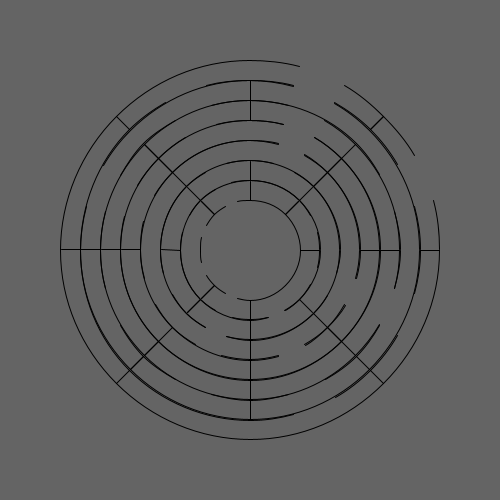
Frame 1 (no input)
Frame 2 (the mouse pressed at the canvas centre, redrawn once): identical to frame 1, image omitted

The Processing sketch that drew this single still picture (run headless with seeded random() and noise(); the mouse was pressed at the canvas centre and the sketch redrawn once):

// Processing sketch: mazeAlgo
// ── mazeAlgo.pde
int k = 0;

int mazeX = 7;
int mazeY = 7;
int playerX = 0;
int playerY = 0;
int playerOrientation = 2; //0-up 1-right 2-down 3-left
int[][] allBoxes = {{9, 7, 6, 6, 6, 5, 9},
                    {9, 1, 3, 7, 11, 12, 9},
                    {14, 6, 13, 8, 9, 1, 9},
                    {14, 6, 6, 4 ,9, 3, 9},
                    {9, 7, 6, 6, 13, 8, 9},
                    {1, 14, 6, 11, 6, 5, 9},
                    {2, 13, 4, 10, 4, 10, 8}};
int[][] allArcs = {{6, 6, 13, 14, 5, 13, 5},
                    {6, 8, 11, 6, 10, 5, 10},
                    {13, 3, 4, 6, 8, 9, 11},
                    {8, 7, 2, 6, 10, 7, 2},
                    {7, 8, 12, 5, 6, 6, 6},
                    {8, 3, 10, 9, 5, 13, 5},
                    {7, 2, 8, 14, 7, 6, 2},
                    {6, 13, 7, 4, 6, 6, 6}};
                    

void setup() {
  size(500, 500);
  background(100);
  noFill();
  noLoop();
//  initArcs(k);
  randArcs();
}

void draw() {
  background(100);
  displayArcMaze();
//  displayMaze();
//  displayPlayer(playerX, playerY);
}

void displayArcMaze() {
  int radius = 30;
  for (int i = 0; i < 7; i ++) { // rings inner to outer
    radius = radius + 20;
//    stroke(radius*2);
    for (int j = 0; j < 8; j ++) { // sections top right clockwise
      switch(allArcs[j][i]) { // top
        case 0:
        case 2:
        case 3:
        case 4:
        case 5:
        case 6: 
        case 7: 
        case 11: //line(i * 50 + 100, j * 50 + 100, i * 50 + 149, j * 50 + 100);
                 arc(width/2, height/2, radius*2+39, radius*2+39, radians(j*45), radians((j*45)+45));
                 break;
        default: arc(width/2, height/2, radius*2+39, radius*2+39, radians(j*45), radians((j*45)+15));
                 arc(width/2, height/2, radius*2+39, radius*2+39, radians((j*45)+30), radians((j*45)+45));
                 break;
      }
      switch(allArcs[j][i]) { // right
        case 0:
        case 1:
        case 3:
        case 4:
        case 5:
        case 8: 
        case 9:
        case 12: //line(i * 50 + 149, j * 50 + 100, i * 50 + 149, j * 50 + 149);
                  line(width/2+cos(radians((j*45)+45))*radius, 
                       height/2+sin(radians((j*45)+45))*radius,
                       width/2+cos(radians((j*45)+45))*(radius+19),
                       height/2+sin(radians((j*45)+45))*(radius+19));
                 break;
      }
      switch(allArcs[j][i]) { // bottom
        case 0:
        case 1:
        case 2:
        case 4:
        case 6:
        case 8: 
        case 10: 
        case 13: //line(i * 50 + 149, j * 50 + 149, i * 50 + 100, j * 50 + 149);
                 arc(width/2, height/2, radius*2, radius*2, radians(j*45), radians((j*45)+45));
                 break;
        default: arc(width/2, height/2, radius*2, radius*2, radians(j*45), radians((j*45)+15));
                 arc(width/2, height/2, radius*2, radius*2, radians((j*45)+30), radians((j*45)+45));
                 break;
      }
      switch(allArcs[j][i]) { // left
        case 0:
        case 1:
        case 2:
        case 3:
        case 7:
        case 9: 
        case 10: 
        case 14: //line(i * 50 + 100, j * 50 + 149, i * 50 + 100, j * 50 + 100);
                  line(width/2+cos(radians(j*45))*radius, 
                       height/2+sin(radians(j*45))*radius,
                       width/2+cos(radians((j*45)))*(radius+19),
                       height/2+sin(radians((j*45)))*(radius+19));
                 break;
      }
      
    }
  }
}

void displayMaze() {
//testMaze with coordinates
/*
  for (int i = 0; i < mazeX; i ++) {
    for (int j = 0; j < mazeY; j++) {
      rect(i * 50 + 100, j * 50 + 100, 50, 50);
      text(i + " - " + j, i * 50 + 110, j * 50 + 110);
    }
  }
*/
  for (int i = 0; i < mazeX; i ++) {
    for (int j = 0; j < mazeY; j++) {
      switch(allBoxes[j][i]) { // top
        case 0:
        case 2:
        case 3:
        case 4:
        case 5:
        case 6: 
        case 7: 
        case 11: line(i * 50 + 100, j * 50 + 100, i * 50 + 149, j * 50 + 100);
                 break;
      }
      switch(allBoxes[j][i]) { // right
        case 0:
        case 1:
        case 3:
        case 4:
        case 5:
        case 8: 
        case 9:
        case 12: line(i * 50 + 149, j * 50 + 100, i * 50 + 149, j * 50 + 149);
                 break;
      }
      switch(allBoxes[j][i]) { // bottom
        case 0:
        case 1:
        case 2:
        case 4:
        case 6:
        case 8: 
        case 10: 
        case 13: line(i * 50 + 149, j * 50 + 149, i * 50 + 100, j * 50 + 149);
                 break;
      }
      switch(allBoxes[j][i]) { // left
        case 0:
        case 1:
        case 2:
        case 3:
        case 7:
        case 9: 
        case 10: 
        case 14: line(i * 50 + 100, j * 50 + 149, i * 50 + 100, j * 50 + 100);
                 break;
      }
//            text(allBoxes[j][i], i * 50 + 110, j * 50 + 110);
    }
  }

}

void displayPlayer(int x, int y) {
  int newX = x * 50 + 120;
  int newY = y * 50 + 120;
  stroke(255);
  fill(255);
  beginShape();
    vertex(newX, newY);
    vertex(newX + 2, newY + 6);
    vertex(newX + 4, newY);
    vertex(newX + 2, newY + 2);
  endShape(CLOSE);
  noFill();
}

void initMaze(int which) {
   for (int i = 0; i < mazeX; i ++) {
    for (int j = 0; j < mazeY; j++) {
      allBoxes[i][j] = which;
    }
  }
}

void initArcs(int which) {
   for (int i = 0; i < 8; i ++) {
    for (int j = 0; j < 7; j++) {
      allArcs[i][j] = which;
    }
  }
}

void randArcs() {
   for (int i = 0; i < 8; i ++) {
    for (int j = 0; j < 7; j++) {
      allArcs[i][j] = int(random(16));
    }
  }
}

void keyPressed() {
  k = k + 1;
  initArcs(k);
  println(k);
  redraw();
}

/*non recursive
while still in maze {
check right side
if right side free move right and orient right break
else check front
     if front is free move forward break
     else check left
          if left is free move left and orient left break
          else move back orient back break
}

recursive
follow wall right() {
if still in maze = true {
check right
if right is free move right and orient right follow wall right}
else still in maze = false
}*/
